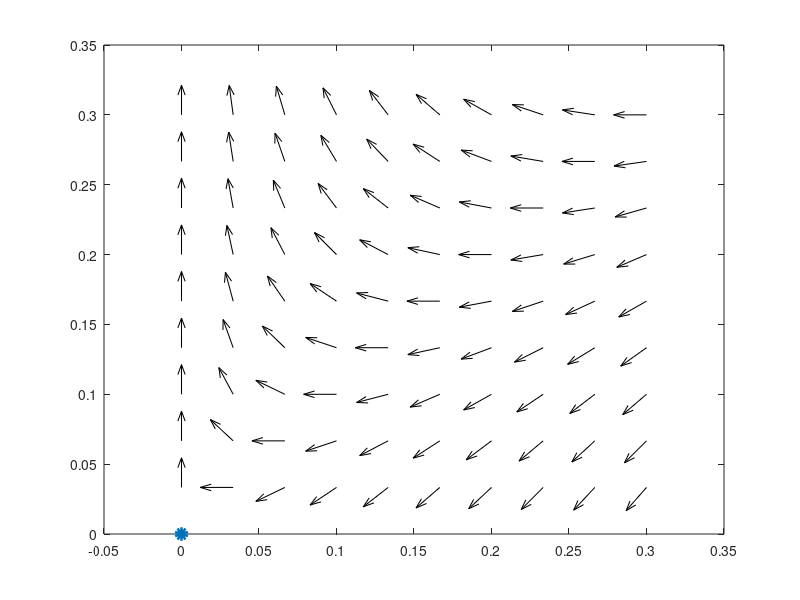

Here is the MATLAB script that generated this plot: (Note: this script raises an error after producing the figure.)
% Filename: SlowManifold_ODE_solver.m
% Author:  Maud El-Hachem
% Queensland University of Technology, Brisbane, Australia, November 2021
% Reference:  M. El-Hachem, S.W. McCue, M.J. Simpson (2021) 
% Travelling wave analysis of substrate-mediated cellular invasion
% This file script displays figure 8(b) that shows the vector field on the 
% slow manifold, superimosed with several solution trajectories.

clear;
% colours used
colors = [[0, 0.4470, 0.7410]; ...      
          	[0.8500, 0.3250, 0.0980;]];

% parameters r_1, r_2 and wave speed c
r1 = 1;
r2 = 1;
c = 10;

% displaying the uninvaded equilibrium point (0,0,0)
plot(0,0,'o','MarkerEdgeColor',colors(1,:),'MarkerFaceColor',colors(1,:),'LineWidth',4);
hold on

% domain for U and S comprised in the figure
Umin = 0;
Umax = 0.3;
Smin = 0;
Smax = 0.3;

% setting and computing the field vectors of the solution
U = linspace(Umin,Umax,10);
S = linspace(Smin,Smax,10);
[x,y] = meshgrid(U,S);
dU = zeros(size(x));
dS = zeros(size(x));
% ODE system for the vector field
f1 = @(X) [X(2).*(-X(1)/c + (c^2-r1)./c^3.*X(1).^2 -  (1-r2).*X(1).*X(2)./c^3);
    -r1/c*X(1).*X(2) + r2./c.*X(2).^2;];
for i = 1:numel(x)
    Xprime = f1([x(i); y(i)]);
    dU(i) = Xprime(1);
    dS(i) = Xprime(2);
end
% normalising the vector field
Un=dU./sqrt(dU.^2+dS.^2);
Sn=dS./sqrt(dU.^2+dS.^2);
% showing the vector field
q = quiver(x,y,Un,Sn,'k','LineWidth',.75);
set(q,'Autoscale','on', 'AutoscaleFactor',.5)

% computing and showing several trajectories solutions of the ODE system
Us=Umax;
for Ss=0.01:0.01:Smax
    % calling function heunsolver with wave speed c, parameters r1 and r2,
    % dzeta = 0.01, zeta going from 0 to 1000, and the initial conditions
    % U(0) = Us and S(0) = Ss
    [U, S] = heunSolver(c,r1,r2,0.01,0,1000,Us,Ss);
    % displaying the solution from the ode
    plot(U,S,'Color',colors(2,:),'LineWidth',1);
end

% displaying the labels of the corresponding axis
xlabel('$U(\zeta)$','interpreter','latex','fontsize',18);
ylabel('$S(\zeta)$','interpreter','latex','fontsize',18);

% formatting the figure
xlim([Umin,Umax]);
ylim([Smin,Smax]);
set(groot, 'defaultAxesTickLabelInterpreter','latex');
set(groot, 'defaultLegendInterpreter','latex');
set(gca,'fontsize',18);
box on


% Function heunSolver
% This function solves Equations (42) and (43) by Heun's method 
% as described in the supplementary material.
% INPUT ARGUMENTS:
% ** c, the wave speed
% ** dzeta, the step size used to discretise the domain of zeta
% ** z_begin and z_end, the lower and upper limit of the numerical domain 
% of zeta such as z_begin <= z <= z_end. The initial conditions are applied at
% zeta = z_begin.
% ** Uinit, Uinit, the values of the initial conditions
% OUTPUT ARGUMENTS:
% ** U : The solution U(zeta)
% ** S : The solution S(zeta)
% The output size for arrays U and S may not be equal to the original number
% of nodes correponding to (z_end-z_begin)/dz+1 in the discretised domain.
function [U, S] = heunSolver(c,r1,r2,dzeta,z_begin,z_end,Uinit,Sinit)
    zeta = z_begin:dzeta:z_end;
    % number of nodes in the domain
    sz = length(zeta);

    % initialisation 
    U = zeros(sz,1);
    S = zeros(sz,1);

    U(1) = Uinit;
    S(1) = Sinit;

    szout = sz;
    
	% main loop of Heun's method
    for i=1:sz-1
        Ubar = U(i) + dzeta*S(i)*(-U(i)/c + (c^2-r1)/c^3*U(i)^2 -(1-r2)* U(i)*S(i)/c^3);
        Sbar = S(i) + dzeta*(-r1/c*U(i)*S(i) + r2/c*S(i)^2);
        U(i+1) = U(i) + dzeta/2*(S(i)*(-U(i)/c + (c^2-r1)/c^3*U(i)^2 -(1-r2)*  U(i)*S(i)/c^3) ...
        + Sbar*(-Ubar/c + (c^2-r1)/c^3*Ubar^2  -(1-r2)*Ubar*Sbar/c^3));
        S(i+1) = S(i) + dzeta/2*(-r1/c*U(i)*S(i) + r2/c*S(i)^2 + -r1/c*Ubar*Sbar + r2/c*Sbar^2);

		% if the solution is outside the domain 0<U<1 and 0<S<r1/r2
        if (U(i+1) < 0 || S(i+1) > 1 || U(i+1) < 0 || S(i+1) > r1/r2)
            szout = i;
            break;
        end
    end
  
    % output variable
    U = U(1:szout,1);
    S = S(1:szout,1);

end